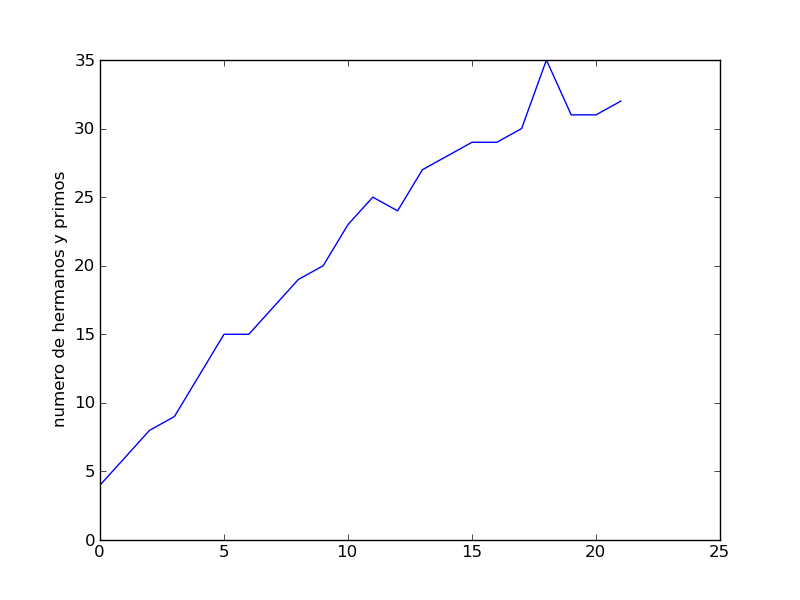

Source code (Python):
#Python usa librerias como matplotlib con objetos predeterminados como pyplot que tienen propiedades que permiten enviar las instrucciones a la maquina de una forma resumida. Matplotlib es una libreria para crear graficas en 2 dimensiones. 
import matplotlib.pyplot as plt
#Construimos el objeto plt introduciendo valores que se grafican contra el numero de entrada. Por ejemplo si queremos graficar el crecimiento de un material por dia en centimetros. 
plt.plot([4,6,8,9,12,15,15,17,19,20,23,25,24,27,28,29,29,30,35,31,31,32])
#Con esta isntruccion colocamos un titulo al eje Y de la grafica. 
plt.ylabel('numero de hermanos y primos')
#Con esta isntruccion guardamos la imagen con el formato que queramos.
plt.savefig('temp.png')
#Con esta instruccion mostramos la figura. 
plt.show()

